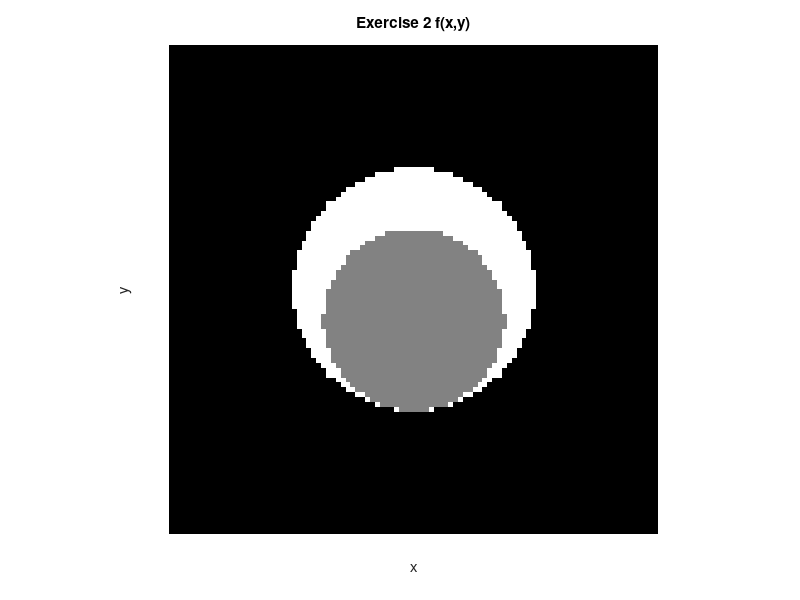

Source code (MATLAB):
x=linspace(-1,1,100);
y=x;
zz=zeros(100);
[X,Y]=meshgrid(x,y);
for i=1:100
    for j=1:100
        rr=X(1,i)^2+Y(j,1)^2;
        rrr=(X(1,i)-1/8)^2+Y(j,1)^2;
        if rr<=1/4 && rrr>9/64
        zz(i,j)=1;
        elseif rrr<=9/64
        zz(i,j)=0.5;
        elseif rr>1/4
        zz(i,j)=0;
        end
    end
end

figure; 
imshow(zz,[]);
colormap(gray);
title('Exercise 2 f(x,y)');
xlabel('x'); ylabel('y');